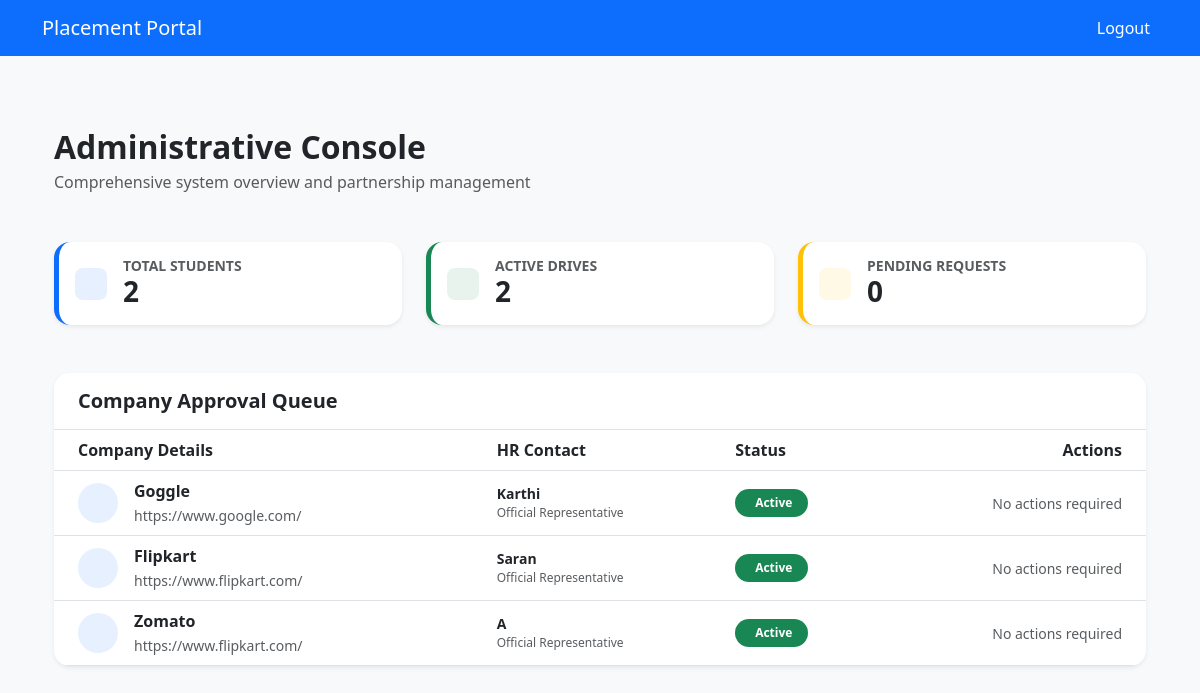
The page /admin/dashboard (signed in) on the database its author committed.
### application/models.py (models this page shows)
class CompanyProfile(db.Model):
    __tablename__ = 'company_profiles'
    id = db.Column(db.Integer, primary_key=True)
    user_id = db.Column(db.Integer, db.ForeignKey('users.id'), nullable=False)
    company_name = db.Column(db.String(100), nullable=False)
    hr_contact = db.Column(db.String(100), nullable=False)
    website = db.Column(db.String(100))
    approval_status = db.Column(db.String(20), default='Pending')
    drives = db.relationship('PlacementDrive', backref='company', lazy=True)

### app.py (the view)
@app.route('/admin/dashboard')
def admin_dashboard():
    if 'user_id' not in session or session.get('role') != 'admin':
        return redirect(url_for('login'))
    companies = CompanyProfile.query.all()
    students = StudentProfile.query.all()
    drives = PlacementDrive.query.all()
    return render_template(
        'admin_dashboard.html',
        companies=companies,
        students=students,
        drives=drives
    )

### templates/admin_dashboard.html (shortened to what this page needs)
{% extends "layout.html" %}
{% block content %}
<div class="container py-5">
    <div class="mb-5">
        <h2 class="fw-bold text-dark mb-1">Administrative Console</h2>
        <p class="text-muted">Comprehensive system overview and partnership management</p>
    </div>
    <div class="row g-4 mb-5">
        <div class="col-md-4">
            <div class="card border-0 shadow-sm rounded-4 p-3 bg-white border-start border-primary border-5">
                <div class="d-flex align-items-center">
                    <div class="flex-shrink-0 bg-primary bg-opacity-10 p-3 rounded-3 text-primary">
                    </div>
                    <div class="flex-grow-1 ms-3">
                        <h6 class="text-uppercase small fw-bold text-muted mb-0">Total Students</h6>
                        <h3 class="fw-bold mb-0">{{ students|length if students else 0 }}</h3>
                    </div>
                </div>
            </div>
        </div>
        <div class="col-md-4">
            <div class="card border-0 shadow-sm rounded-4 p-3 bg-white border-start border-success border-5">
                <div class="d-flex align-items-center">
                    <div class="flex-shrink-0 bg-success bg-opacity-10 p-3 rounded-3 text-success">
                    </div>
                    <div class="flex-grow-1 ms-3">
                        <h6 class="text-uppercase small fw-bold text-muted mb-0">Active Drives</h6>
                        <h3 class="fw-bold mb-0">{{ drives|length if drives else 0 }}</h3>
                    </div>
                </div>
            </div>
        </div>
        <div class="col-md-4">
            <div class="card border-0 shadow-sm rounded-4 p-3 bg-white border-start border-warning border-5">
                <div class="d-flex align-items-center">
                    <div class="flex-shrink-0 bg-warning bg-opacity-10 p-3 rounded-3 text-warning">
                    </div>
                    <div class="flex-grow-1 ms-3">
                        <h6 class="text-uppercase small fw-bold text-muted mb-0">Pending Requests</h6>
                        <h3 class="fw-bold mb-0">
                            {{ companies|selectattr('approval_status', 'equalto', 'Pending')|list|length if companies else 0 }}
                        </h3>
                    </div>
                </div>
            </div>
        </div>
    </div>
    <div class="card border-0 shadow-sm rounded-4 overflow-hidden">
        <div class="card-header bg-white border-bottom py-3">
            <h5 class="mb-0 fw-bold">Company Approval Queue</h5>
        </div>
        <div class="table-responsive">
            <table class="table table-hover align-middle mb-0">
                <thead class="bg-light">
                    <tr>
                        <th class="ps-4">Company Details</th>
                        <th>HR Contact</th>
                        <th>Status</th>
                        <th class="text-end pe-4">Actions</th>
                    </tr>
                </thead>
                <tbody>
                    {% for company in companies %}
                    <tr>
                        <td class="ps-4">
                            <div class="d-flex align-items-center">
                                <div class="avatar-sm bg-primary bg-opacity-10 text-primary rounded-circle p-2 me-3">
                                </div>
                                <div>
                                    <div class="fw-bold text-dark">{{ company.company_name }}</div>
                                    <a href="{{ company.website }}" target="_blank" class="text-muted small text-decoration-none">
                                        {{ company.website }}
                                    </a>
                                </div>
                            </div>
                        </td>
                        <td>
                            <div class="small text-dark fw-semibold">{{ company.hr_contact }}</div>
                            <div class="text-muted extra-small">Official Representative</div>
                        </td>
                        <td>
                            {% if company.approval_status == 'Pending' %}
                                <span class="badge rounded-pill bg-warning text-dark px-3 py-2">
                                    <i class="bi bi-clock-history me-1"></i> Pending
                                </span>
                            {% elif company.approval_status == 'Approved' %}
                                <span class="badge rounded-pill bg-success px-3 py-2">
                                     Active
                                </span>
                            {% else %}
                                <span class="badge rounded-pill bg-danger px-3 py-2">
                                    <i class="bi bi-x-circle me-1"></i> Restricted
                                </span>
                            {% endif %}
                        </td>
                        <td class="text-end pe-4">
                            {% if company.approval_status == 'Pending' %}
                            <div class="btn-group shadow-sm">
                                <form action="{{ url_for('approve_company', id=company.id) }}" method="POST" class="d-inline">
                                    <button type="submit" class="btn btn-sm btn-outline-success px-3">
                                        <i class="bi bi-check-lg"></i> Approve
                                    </button>
                                </form>
                                <form action="{{ url_for('reject_company', id=company.id) }}" method="POST" class="d-inline">
                                    <button type="submit" class="btn btn-sm btn-outline-danger px-3">
                                        <i class="bi bi-trash"></i>Reject
                                    </button>
                                </form>
                            </div>
                            {% else %}
                                <span class="text-muted small italic">No actions required</span>
                            {% endif %}
                        </td>
                    </tr>
                    {% endfor %}
                </tbody>
            </table>
        </div>
    </div>
</div>
{% endblock %}

### templates/layout.html (shortened to what this page needs)
<!DOCTYPE html>
<html lang="en">
<head>
    <link href="https://cdn.jsdelivr.net/npm/bootstrap@5.3.0/dist/css/bootstrap.min.css" rel="stylesheet">
</head>
<body class="bg-light">
    <nav class="navbar navbar-expand-lg navbar-dark bg-primary mb-4">
        <div class="container">
            <a class="navbar-brand" href="/">Placement Portal</a>
            <div class="collapse navbar-collapse" id="navbarNav">
                <ul class="navbar-nav ms-auto">
    {% if not session.get('user_id') %}
        <li class="nav-item">
            <a class="nav-link text-white" href="{{ url_for('login') }}">Login</a>
        </li>
        <li class="nav-item">
            <a class="nav-link text-white" href="{{ url_for('register_student') }}">Register</a>
        </li>
    {% else %}
        <li class="nav-item">
            <a class="nav-link text-white" href="{{ url_for('logout') }}">Logout</a>
        </li>
    {% endif %}
</ul>
            </div>
        </div>
    </nav>
    <div class="container">
        {% block content %}
        {% endblock %}
    </div>
</body>
</html>

### templates/admin_dashboard.html (style rules this page uses)
body { background-color: #f8f9fa; }
.extra-small { font-size: 0.75rem; }
.avatar-sm { width: 40px; height: 40px; display: flex; align-items: center; justify-content: center; }
.rounded-4 { border-radius: 1rem !important; }
.border-5 { border-left-width: 5px !important; }

### rows shown on the page
CompanyProfile: company_name "Goggle", website "https://www.google.com/", hr_contact "Karthi", approval_status "Active"
CompanyProfile: company_name "Flipkart", website "https://www.flipkart.com/", hr_contact "Saran", approval_status "Active"
CompanyProfile: company_name "Zomato", website "https://www.flipkart.com/", hr_contact "A", approval_status "Active"

### other values the page prints
{{ students|length if students else 0 }} "2"
{{ drives|length if drives else 0 }} "2"
